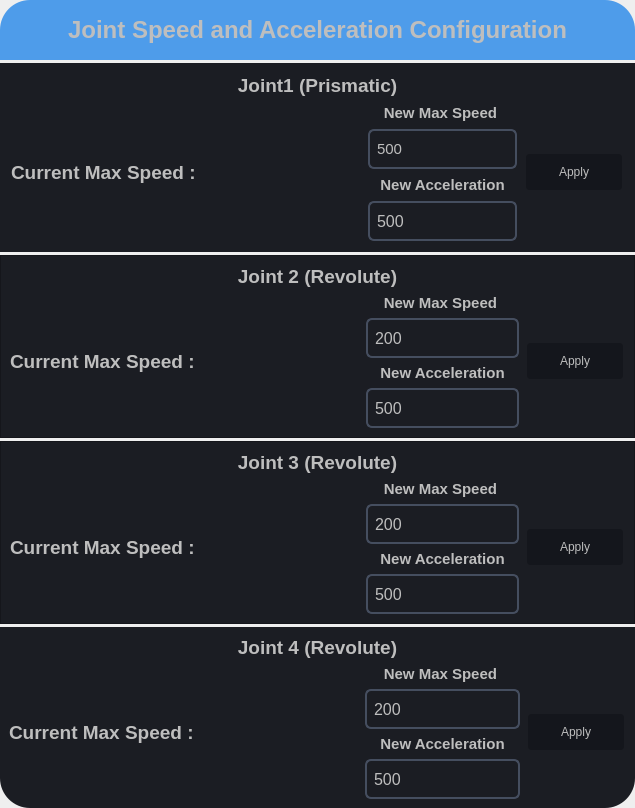
               <widget class="QFrame" name="frame_25">
                <property name="frameShape">
                 <enum>QFrame::NoFrame</enum>
                </property>
                <property name="frameShadow">
                 <enum>QFrame::Raised</enum>
                </property>
                <layout class="QVBoxLayout" name="verticalLayout_17">
                 <property name="spacing">
                  <number>3</number>
                 </property>
                 <property name="leftMargin">
                  <number>0</number>
                 </property>
                 <property name="topMargin">
                  <number>0</number>
                 </property>
                 <property name="rightMargin">
                  <number>0</number>
                 </property>
                 <property name="bottomMargin">
                  <number>0</number>
                 </property>
                 <item>
                  <widget class="QLabel" name="label_45">
                   <property name="minimumSize">
                    <size>
                     <width>0</width>
                     <height>60</height>
                    </size>
                   </property>
                   <property name="maximumSize">
                    <size>
                     <width>16777215</width>
                     <height>60</height>
                    </size>
                   </property>
                   <property name="font">
                    <font>
                     <family>Segoe UI</family>
                     <pointsize>18</pointsize>
                     <weight>75</weight>
                     <bold>true</bold>
                    </font>
                   </property>
                   <property name="styleSheet">
                    <string notr="true">QLabel{
	background-color: rgb(78, 156, 234);
	color: rgb(190, 190, 190);
	border-top-left-radius:30px;
	border-top-right-radius:30px;
}</string>
                   </property>
                   <property name="text">
                    <string>Joint Speed and Acceleration Configuration</string>
                   </property>
                   <property name="alignment">
                    <set>Qt::AlignCenter</set>
                   </property>
                  </widget>
                 </item>
                 <item>
                  <widget class="QFrame" name="frame_27">
                   <property name="styleSheet">
                    <string notr="true">background-color: rgb(27, 29, 35);</string>
                   </property>
                   <property name="frameShape">
                    <enum>QFrame::NoFrame</enum>
                   </property>
                   <property name="frameShadow">
                    <enum>QFrame::Raised</enum>
                   </property>
                   <layout class="QGridLayout" name="gridLayout_18">
                    <property name="leftMargin">
                     <number>11</number>
                    </property>
                    <property name="topMargin">
                     <number>11</number>
                    </property>
                    <property name="rightMargin">
                     <number>11</number>
                    </property>
                    <property name="bottomMargin">
                     <number>11</number>
                    </property>
                    <property name="spacing">
                     <number>7</number>
                    </property>
                    <item row="1" column="1">
                     <widget class="QLabel" name="label_51">
                      <property name="font">
                       <font>
                        <family>Segoe UI</family>
                        <pointsize>11</pointsize>
                        <weight>75</weight>
                        <bold>true</bold>
                       </font>
                      </property>
                      <property name="styleSheet">
                       <string notr="true">color: rgb(190, 190, 190);</string>
                      </property>
                      <property name="text">
                       <string>New Max Speed </string>
                      </property>
                      <property name="alignment">
                       <set>Qt::AlignCenter</set>
                      </property>
                     </widget>
                    </item>
                    <item row="0" column="0" colspan="3">
                     <widget class="QLabel" name="label_47">
                      <property name="font">
                       <font>
                        <family>Segoe UI</family>
                        <pointsize>14</pointsize>
                        <weight>75</weight>
                        <bold>true</bold>
                       </font>
                      </property>
                      <property name="styleSheet">
                       <string notr="true">color: rgb(190, 190, 190);</string>
                      </property>
                      <property name="text">
                       <string>Joint1 (Prismatic)</string>
                      </property>
                      <property name="alignment">
                       <set>Qt::AlignCenter</set>
                      </property>
                     </widget>
                    </item>
                    <item row="4" column="1">
                     <widget class="QLineEdit" name="lineEdit_J1_Accel">
                      <property name="minimumSize">
                       <size>
                        <width>0</width>
                        <height>40</height>
                       </size>
                      </property>
                      <property name="font">
                       <font>
                        <pointsize>12</pointsize>
                       </font>
                      </property>
                      <property name="styleSheet">
                       <string notr="true">QLineEdit{
	color: rgb(190, 190, 190);
	border:2px solid rgb(69, 78, 95);
	border-radius:6px;
	padding-left:5px;
	background-color: rgb(27, 29, 35);
}

QLineEdit:Hover{
border:2px solid rgb(84, 95, 116);
}</string>
                      </property>
                      <property name="text">
                       <string>500</string>
                      </property>
                     </widget>
                    </item>
                    <item row="3" column="1">
                     <widget class="QLabel" name="label_52">
                      <property name="font">
                       <font>
                        <family>Segoe UI</family>
                        <pointsize>11</pointsize>
                        <weight>75</weight>
                        <bold>true</bold>
                       </font>
                      </property>
                      <property name="styleSheet">
                       <string notr="true">color: rgb(190, 190, 190);</string>
                      </property>
                      <property name="text">
                       <string>New Acceleration</string>
                      </property>
                      <property name="alignment">
                       <set>Qt::AlignCenter</set>
                      </property>
                     </widget>
                    </item>
                    <item row="2" column="1">
                     <widget class="QLineEdit" name="lineEdit_J1_maxSpeed">
                      <property name="minimumSize">
                       <size>
                        <width>0</width>
                        <height>40</height>
                       </size>
                      </property>
                      <property name="font">
                       <font>
                        <pointsize>11</pointsize>
                       </font>
                      </property>
                      <property name="styleSheet">
                       <string notr="true">QLineEdit{
	color: rgb(190, 190, 190);
	border:2px solid rgb(69, 78, 95);
	border-radius:6px;
	padding-left:5px;
	background-color: rgb(27, 29, 35);
}

QLineEdit:Hover{
border:2px solid rgb(84, 95, 116);
}</string>
                      </property>
                      <property name="text">
                       <string>500</string>
                      </property>
                     </widget>
                    </item>
                    <item row="1" column="0" rowspan="4">
                     <widget class="QLabel" name="label_Joint1_speed">
                      <property name="minimumSize">
                       <size>
                        <width>350</width>
                        <height>0</height>
                       </size>
                      </property>
                      <property name="font">
                       <font>
                        <family>Segoe UI</family>
                        <pointsize>14</pointsize>
                        <weight>75</weight>
                        <bold>true</bold>
                       </font>
                      </property>
                      <property name="styleSheet">
                       <string notr="true">color: rgb(190, 190, 190);</string>
                      </property>
                      <property name="text">
                       <string>Current Max Speed :</string>
                      </property>
                     </widget>
                    </item>
                    <item row="1" column="2" rowspan="4">
                     <widget class="QPushButton" name="pushButton_Joint1_apply">
                      <property name="minimumSize">
                       <size>
                        <width>100</width>
                        <height>40</height>
                       </size>
                      </property>
                      <property name="styleSheet">
                       <string notr="true">QPushButton{
background-color: rgb(20, 22, 28);
color: rgb(190, 190, 190);
border:2px solid rgb(27, 29, 35);
border-radius:5px;
}

QPushButton:hover{
	border:2px solid rgb(77, 77, 77);
	background-color: rgb(77, 77, 77);
}</string>
                      </property>
                      <property name="text">
                       <string>Apply</string>
                      </property>
                     </widget>
                    </item>
                   </layout>
                  </widget>
                 </item>
                 <item>
                  <widget class="QFrame" name="frame_28">
                   <property name="styleSheet">
                    <string notr="true">background-color: rgb(27, 29, 35);</string>
                   </property>
                   <property name="frameShape">
                    <enum>QFrame::StyledPanel</enum>
                   </property>
                   <property name="frameShadow">
                    <enum>QFrame::Raised</enum>
                   </property>
                   <layout class="QGridLayout" name="gridLayout_19">
                    <item row="1" column="1">
                     <widget class="QLabel" name="label_53">
                      <property name="font">
                       <font>
                        <family>Segoe UI</family>
                        <pointsize>11</pointsize>
                        <weight>75</weight>
                        <bold>true</bold>
                       </font>
                      </property>
                      <property name="styleSheet">
                       <string notr="true">color: rgb(190, 190, 190);</string>
                      </property>
                      <property name="text">
                       <string>New Max Speed </string>
                      </property>
                      <property name="alignment">
                       <set>Qt::AlignCenter</set>
                      </property>
                     </widget>
                    </item>
                    <item row="0" column="0" colspan="3">
                     <widget class="QLabel" name="label_54">
                      <property name="font">
                       <font>
                        <family>Segoe UI</family>
                        <pointsize>14</pointsize>
                        <weight>75</weight>
                        <bold>true</bold>
                       </font>
                      </property>
                      <property name="styleSheet">
                       <string notr="true">color: rgb(190, 190, 190);</string>
                      </property>
                      <property name="text">
                       <string>Joint 2 (Revolute)</string>
                      </property>
                      <property name="alignment">
                       <set>Qt::AlignCenter</set>
                      </property>
                     </widget>
                    </item>
                    <item row="4" column="1">
                     <widget class="QLineEdit" name="lineEdit_J2_Accel">
                      <property name="minimumSize">
                       <size>
                        <width>0</width>
                        <height>40</height>
                       </size>
                      </property>
                      <property name="font">
                       <font>
                        <pointsize>12</pointsize>
                       </font>
                      </property>
                      <property name="styleSheet">
                       <string notr="true">QLineEdit{
	color: rgb(190, 190, 190);
	border:2px solid rgb(69, 78, 95);
	border-radius:6px;
	padding-left:5px;
	background-color: rgb(27, 29, 35);
}

QLineEdit:Hover{
border:2px solid rgb(84, 95, 116);
}</string>
                      </property>
                      <property name="text">
                       <string>500</string>
                      </property>
                     </widget>
                    </item>
                    <item row="3" column="1">
                     <widget class="QLabel" name="label_55">
                      <property name="font">
                       <font>
                        <family>Segoe UI</family>
                        <pointsize>11</pointsize>
                        <weight>75</weight>
                        <bold>true</bold>
                       </font>
                      </property>
                      <property name="styleSheet">
                       <string notr="true">color: rgb(190, 190, 190);</string>
                      </property>
                      <property name="text">
                       <string>New Acceleration</string>
                      </property>
                      <property name="alignment">
                       <set>Qt::AlignCenter</set>
                      </property>
                     </widget>
                    </item>
                    <item row="2" column="1">
                     <widget class="QLineEdit" name="lineEdit_J2_maxSpeed">
                      <property name="minimumSize">
                       <size>
                        <width>0</width>
                        <height>40</height>
                       </size>
                      </property>
                      <property name="font">
                       <font>
                        <pointsize>12</pointsize>
                       </font>
                      </property>
                      <property name="styleSheet">
                       <string notr="true">QLineEdit{
	color: rgb(190, 190, 190);
	border:2px solid rgb(69, 78, 95);
	border-radius:6px;
	padding-left:5px;
	background-color: rgb(27, 29, 35);
}

QLineEdit:Hover{
border:2px solid rgb(84, 95, 116);
}</string>
                      </property>
                      <property name="text">
                       <string>200</string>
                      </property>
                     </widget>
                    </item>
                    <item row="1" column="0" rowspan="4">
                     <widget class="QLabel" name="label_Joint2_speed">
                      <property name="minimumSize">
                       <size>
                        <width>350</width>
                        <height>0</height>
                       </size>
                      </property>
                      <property name="font">
                       <font>
                        <family>Segoe UI</family>
                        <pointsize>14</pointsize>
                        <weight>75</weight>
                        <bold>true</bold>
                       </font>
                      </property>
                      <property name="styleSheet">
                       <string notr="true">color: rgb(190, 190, 190);</string>
                      </property>
                      <property name="text">
                       <string>Current Max Speed :</string>
                      </property>
                     </widget>
                    </item>
                    <item row="1" column="2" rowspan="4">
                     <widget class="QPushButton" name="pushButton_Joint2_apply">
                      <property name="minimumSize">
                       <size>
                        <width>100</width>
                        <height>40</height>
                       </size>
                      </property>
                      <property name="styleSheet">
                       <string notr="true">QPushButton{
background-color: rgb(20, 22, 28);
color: rgb(190, 190, 190);
border:2px solid rgb(27, 29, 35);
border-radius:5px;
}

QPushButton:hover{
	border:2px solid rgb(77, 77, 77);
	background-color: rgb(77, 77, 77);
}</string>
                      </property>
                      <property name="text">
                       <string>Apply</string>
                      </property>
                     </widget>
                    </item>
                   </layout>
                  </widget>
                 </item>
                 <item>
                  <widget class="QFrame" name="frame_29">
                   <property name="styleSheet">
                    <string notr="true">background-color: rgb(27, 29, 35);</string>
                   </property>
                   <property name="frameShape">
                    <enum>QFrame::StyledPanel</enum>
                   </property>
                   <property name="frameShadow">
                    <enum>QFrame::Raised</enum>
                   </property>
                   <layout class="QGridLayout" name="gridLayout_20">
                    <item row="1" column="1">
                     <widget class="QLabel" name="label_57">
                      <property name="font">
                       <font>
                        <family>Segoe UI</family>
                        <pointsize>11</pointsize>
                        <weight>75</weight>
                        <bold>true</bold>
                       </font>
                      </property>
                      <property name="styleSheet">
                       <string notr="true">color: rgb(190, 190, 190);</string>
                      </property>
                      <property name="text">
                       <string>New Max Speed </string>
                      </property>
                      <property name="alignment">
                       <set>Qt::AlignCenter</set>
                      </property>
                     </widget>
                    </item>
                    <item row="0" column="0" colspan="3">
                     <widget class="QLabel" name="label_58">
                      <property name="font">
                       <font>
                        <family>Segoe UI</family>
                        <pointsize>14</pointsize>
                        <weight>75</weight>
                        <bold>true</bold>
                       </font>
                      </property>
                      <property name="styleSheet">
                       <string notr="true">color: rgb(190, 190, 190);</string>
                      </property>
                      <property name="text">
                       <string>Joint 3 (Revolute)</string>
                      </property>
                      <property name="alignment">
                       <set>Qt::AlignCenter</set>
                      </property>
                     </widget>
                    </item>
                    <item row="4" column="1">
                     <widget class="QLineEdit" name="lineEdit_J3_Accel">
                      <property name="minimumSize">
                       <size>
                        <width>0</width>
                        <height>40</height>
                       </size>
                      </property>
                      <property name="font">
                       <font>
                        <pointsize>12</pointsize>
                       </font>
                      </property>
                      <property name="styleSheet">
                       <string notr="true">QLineEdit{
	color: rgb(190, 190, 190);
	border:2px solid rgb(69, 78, 95);
	border-radius:6px;
	padding-left:5px;
	background-color: rgb(27, 29, 35);
}

QLineEdit:Hover{
border:2px solid rgb(84, 95, 116);
}</string>
                      </property>
                      <property name="text">
                       <string>500</string>
                      </property>
                     </widget>
                    </item>
                    <item row="3" column="1">
                     <widget class="QLabel" name="label_59">
                      <property name="font">
                       <font>
                        <family>Segoe UI</family>
                        <pointsize>11</pointsize>
                        <weight>75</weight>
                        <bold>true</bold>
                       </font>
                      </property>
                      <property name="styleSheet">
                       <string notr="true">color: rgb(190, 190, 190);</string>
                      </property>
                      <property name="text">
                       <string>New Acceleration</string>
                      </property>
                      <property name="alignment">
                       <set>Qt::AlignCenter</set>
                      </property>
                     </widget>
                    </item>
                    <item row="2" column="1">
                     <widget class="QLineEdit" name="lineEdit_J3_maxSpeed">
                      <property name="minimumSize">
                       <size>
                        <width>0</width>
                        <height>40</height>
                       </size>
                      </property>
                      <property name="font">
                       <font>
                        <pointsize>12</pointsize>
                       </font>
                      </property>
                      <property name="styleSheet">
                       <string notr="true">QLineEdit{
	color: rgb(190, 190, 190);
	border:2px solid rgb(69, 78, 95);
	border-radius:6px;
	padding-left:5px;
	background-color: rgb(27, 29, 35);
}

QLineEdit:Hover{
border:2px solid rgb(84, 95, 116);
}</string>
                      </property>
                      <property name="text">
                       <string>200</string>
                      </property>
                     </widget>
                    </item>
                    <item row="1" column="0" rowspan="4">
                     <widget class="QLabel" name="label_Joint3_speed">
                      <property name="minimumSize">
                       <size>
                        <width>350</width>
                        <height>0</height>
                       </size>
                      </property>
                      <property name="font">
                       <font>
                        <family>Segoe UI</family>
                        <pointsize>14</pointsize>
                        <weight>75</weight>
                        <bold>true</bold>
                       </font>
                      </property>
                      <property name="styleSheet">
                       <string notr="true">color: rgb(190, 190, 190);</string>
                      </property>
                      <property name="text">
                       <string>Current Max Speed :</string>
                      </property>
                     </widget>
                    </item>
                    <item row="1" column="2" rowspan="4">
                     <widget class="QPushButton" name="pushButton_Joint3_apply">
                      <property name="minimumSize">
                       <size>
                        <width>100</width>
                        <height>40</height>
                       </size>
                      </property>
                      <property name="styleSheet">
                       <string notr="true">QPushButton{
background-color: rgb(20, 22, 28);
color: rgb(190, 190, 190);
border:2px solid rgb(27, 29, 35);
border-radius:5px;
}

QPushButton:hover{
	border:2px solid rgb(77, 77, 77);
	background-color: rgb(77, 77, 77);
}</string>
                      </property>
                      <property name="text">
                       <string>Apply</string>
                      </property>
                     </widget>
                    </item>
                   </layout>
                  </widget>
                 </item>
                 <item>
                  <widget class="QFrame" name="frame_30">
                   <property name="styleSheet">
                    <string notr="true">QFrame{
background-color: rgb(27, 29, 35);
border-bottom-left-radius:30px;
border-bottom-right-radius:30px;
}</string>
                   </property>
                   <property name="frameShape">
                    <enum>QFrame::StyledPanel</enum>
                   </property>
                   <property name="frameShadow">
                    <enum>QFrame::Raised</enum>
                   </property>
                   <layout class="QGridLayout" name="gridLayout_22">
                    <item row="1" column="1">
                     <widget class="QLabel" name="label_65">
                      <property name="font">
                       <font>
                        <family>Segoe UI</family>
                        <pointsize>11</pointsize>
                        <weight>75</weight>
                        <bold>true</bold>
                       </font>
                      </property>
                      <property name="styleSheet">
                       <string notr="true">color: rgb(190, 190, 190);</string>
                      </property>
                      <property name="text">
                       <string>New Max Speed </string>
                      </property>
                      <property name="alignment">
                       <set>Qt::AlignCenter</set>
                      </property>
                     </widget>
                    </item>
                    <item row="0" column="0" colspan="3">
                     <widget class="QLabel" name="label_66">
                      <property name="font">
                       <font>
                        <family>Segoe UI</family>
                        <pointsize>14</pointsize>
                        <weight>75</weight>
                        <bold>true</bold>
                       </font>
                      </property>
                      <property name="styleSheet">
                       <string notr="true">color: rgb(190, 190, 190);</string>
                      </property>
                      <property name="text">
                       <string>Joint 4 (Revolute)</string>
                      </property>
                      <property name="alignment">
                       <set>Qt::AlignCenter</set>
                      </property>
                     </widget>
                    </item>
                    <item row="4" column="1">
                     <widget class="QLineEdit" name="lineEdit_J4_Accel">
                      <property name="minimumSize">
                       <size>
                        <width>0</width>
                        <height>40</height>
                       </size>
                      </property>
                      <property name="font">
                       <font>
                        <pointsize>12</pointsize>
                       </font>
                      </property>
                      <property name="styleSheet">
                       <string notr="true">QLineEdit{
	color: rgb(190, 190, 190);
	border:2px solid rgb(69, 78, 95);
	border-radius:6px;
	padding-left:5px;
	background-color: rgb(27, 29, 35);
}

QLineEdit:Hover{
border:2px solid rgb(84, 95, 116);
}</string>
                      </property>
                      <property name="text">
                       <string>500</string>
                      </property>
                     </widget>
                    </item>
                    <item row="3" column="1">
                     <widget class="QLabel" name="label_67">
                      <property name="font">
                       <font>
                        <family>Segoe UI</family>
                        <pointsize>11</pointsize>
                        <weight>75</weight>
                        <bold>true</bold>
                       </font>
                      </property>
                      <property name="styleSheet">
                       <string notr="true">color: rgb(190, 190, 190);</string>
                      </property>
                      <property name="text">
                       <string>New Acceleration</string>
                      </property>
                      <property name="alignment">
                       <set>Qt::AlignCenter</set>
                      </property>
                     </widget>
                    </item>
                    <item row="2" column="1">
                     <widget class="QLineEdit" name="lineEdit_J4_maxSpeed">
                      <property name="minimumSize">
                       <size>
                        <width>0</width>
                        <height>40</height>
                       </size>
                      </property>
                      <property name="font">
                       <font>
                        <pointsize>12</pointsize>
                       </font>
                      </property>
                      <property name="styleSheet">
                       <string notr="true">QLineEdit{
	color: rgb(190, 190, 190);
	border:2px solid rgb(69, 78, 95);
	border-radius:6px;
	padding-left:5px;
	background-color: rgb(27, 29, 35);
}

QLineEdit:Hover{
border:2px solid rgb(84, 95, 116);
}</string>
                      </property>
                      <property name="text">
                       <string>200</string>
                      </property>
                     </widget>
                    </item>
                    <item row="1" column="0" rowspan="4">
                     <widget class="QLabel" name="label_Joint4_speed">
                      <property name="minimumSize">
                       <size>
                        <width>350</width>
                        <height>0</height>
                       </size>
                      </property>
                      <property name="font">
                       <font>
                        <family>Segoe UI</family>
                        <pointsize>14</pointsize>
                        <weight>75</weight>
                        <bold>true</bold>
                       </font>
                      </property>
                      <property name="styleSheet">
                       <string notr="true">color: rgb(190, 190, 190);</string>
                      </property>
                      <property name="text">
                       <string>Current Max Speed :</string>
                      </property>
                     </widget>
                    </item>
                    <item row="1" column="2" rowspan="4">
                     <widget class="QPushButton" name="pushButton_Joint4_apply">
                      <property name="minimumSize">
                       <size>
                        <width>100</width>
                        <height>40</height>
                       </size>
                      </property>
                      <property name="styleSheet">
                       <string notr="true">QPushButton{
background-color: rgb(20, 22, 28);
color: rgb(190, 190, 190);
border:2px solid rgb(27, 29, 35);
border-radius:5px;
}

QPushButton:hover{
	border:2px solid rgb(77, 77, 77);
	background-color: rgb(77, 77, 77);
}</string>
                      </property>
                      <property name="text">
                       <string>Apply</string>
                      </property>
                     </widget>
                    </item>
                   </layout>
                  </widget>
                 </item>
                </layout>
               </widget>
